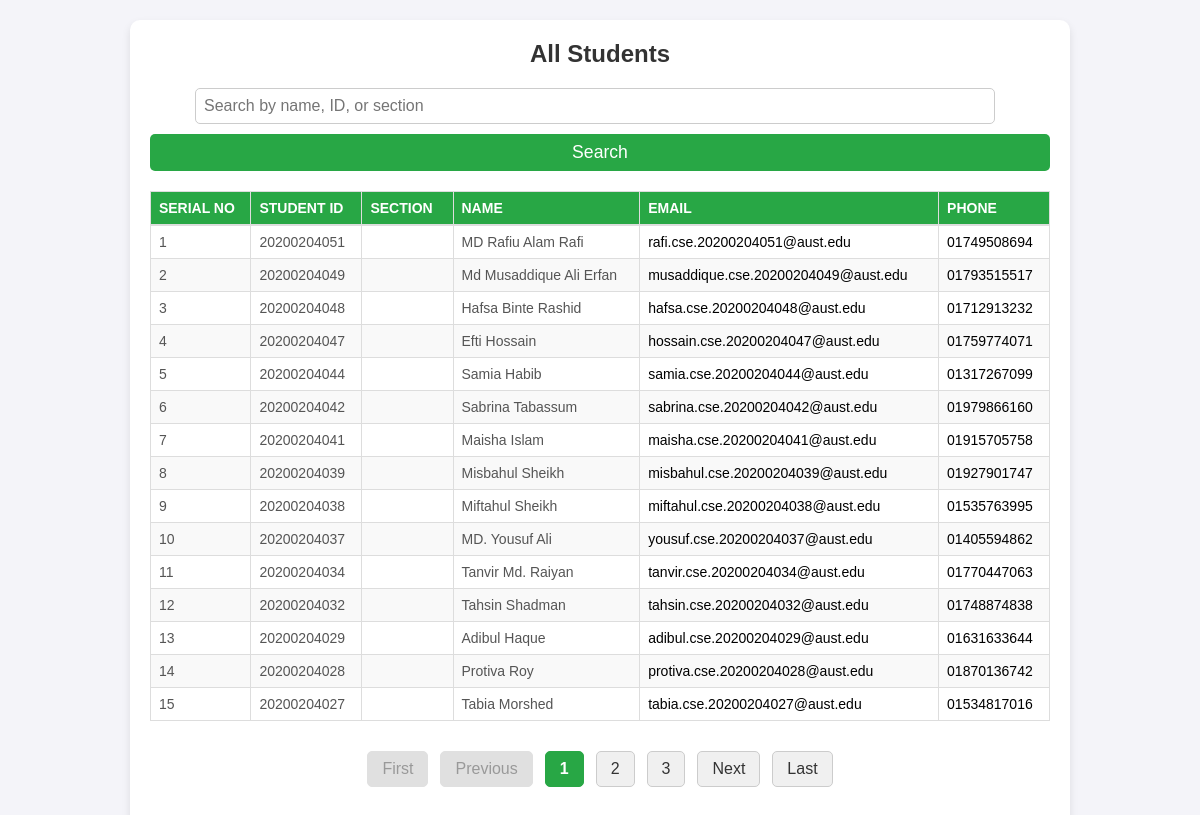
The app's page /student-list.php, older data.
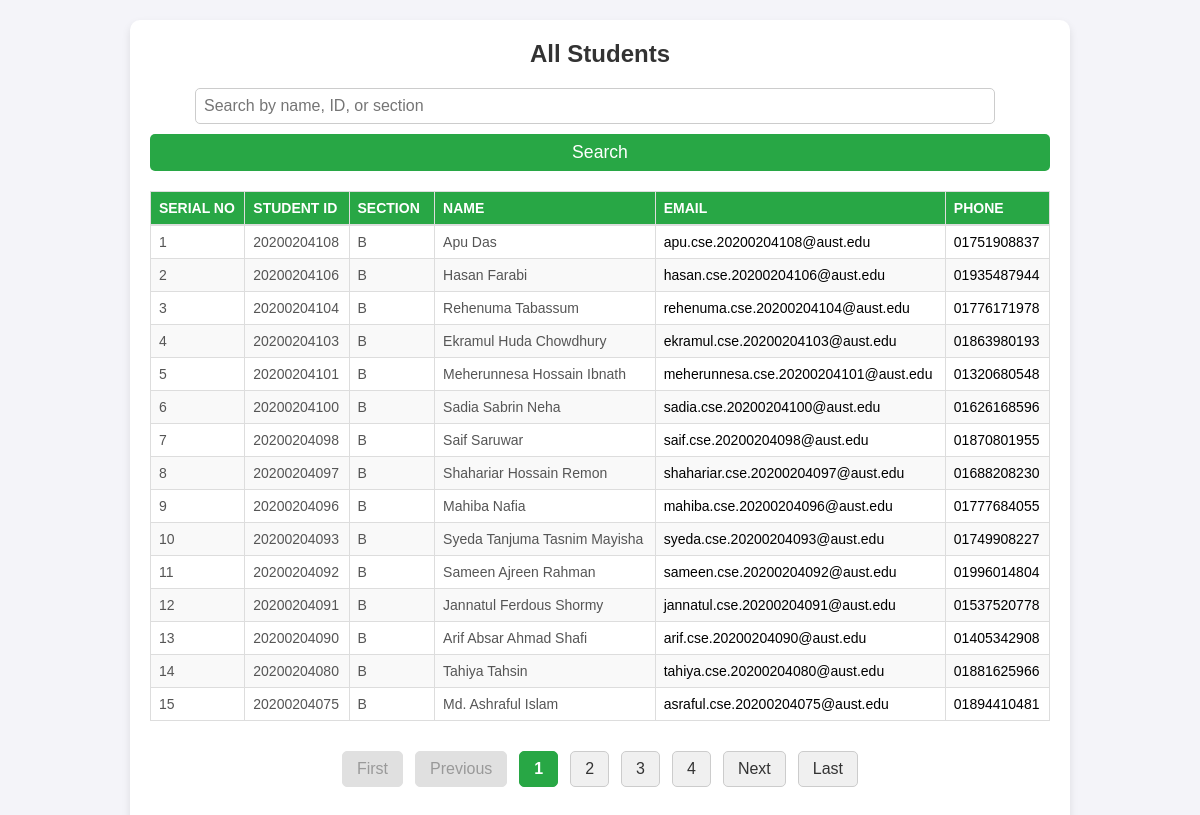
The same page, newer data.
### tables this page shows
CREATE TABLE `students` (
  `id` int NOT NULL,
  `student_id` varchar(20) NOT NULL,
  `name` varchar(100) NOT NULL,
  `phone_number` varchar(20) NOT NULL,
  `email` varchar(100) NOT NULL,
  `section` varchar(250) DEFAULT NULL
);

### student-list.php (the view, shortened to what the changed rows need)
<?php
include 'db.php';
$limit = 15;
$page = isset($_GET['page']) && is_numeric($_GET['page']) ? (int)$_GET['page'] : 1;
$offset = ($page - 1) * $limit;
$sortColumn = isset($_GET['sort']) && in_array($_GET['sort'], ['section']) ? $_GET['sort'] : 'student_id';
$sortOrder = isset($_GET['order']) && in_array($_GET['order'], ['asc', 'desc']) ? $_GET['order'] : 'desc';
$newSortOrder = ($sortOrder === 'asc') ? 'desc' : 'asc';
$searchQuery = isset($_GET['search']) ? trim($_GET['search']) : '';
$totalQuery = "SELECT COUNT(*) FROM students WHERE
    name LIKE :search OR
    student_id LIKE :search OR
    section LIKE :search";
$totalStmt = $conn->prepare($totalQuery);
$totalStmt->bindValue(':search', '%' . $searchQuery . '%', PDO::PARAM_STR);
$totalStmt->execute();
$totalStudents = $totalStmt->fetchColumn();
$totalPages = ceil($totalStudents / $limit);
$studentsQuery = "SELECT * FROM students
    WHERE name LIKE :search OR
          student_id LIKE :search OR
          section LIKE :search
    ORDER BY $sortColumn $sortOrder
    LIMIT :limit OFFSET :offset";
$studentsStmt = $conn->prepare($studentsQuery);
$studentsStmt->bindValue(':search', '%' . $searchQuery . '%', PDO::PARAM_STR);
$studentsStmt->bindValue(':limit', $limit, PDO::PARAM_INT);
$studentsStmt->bindValue(':offset', $offset, PDO::PARAM_INT);
$studentsStmt->execute();
$students = $studentsStmt->fetchAll();
?>
<!DOCTYPE html>
<html lang="en">
<head>
    <link rel="stylesheet" href="style.css">
</head>
<body>
    <div class="students-list">
        <h2>All Students</h2>
        <table class="students-table">
            <thead>
                <tr>
                    <th>Serial No</th>
                    <th>Student ID</th>
                    <th>
                        <a href="?sort=section&order=<?= $newSortOrder ?>&search=<?= htmlspecialchars($searchQuery) ?>" class="sortable">
                            <span class="section-title">Section</span>
                        </a>
                    </th>
                    <th>Name</th>
                    <th>Email</th>
                    <th>Phone</th>
                </tr>
            </thead>
            <tbody>
                <?php if (empty($students)): ?>
                    <tr>
                        <td colspan="6" class="no-data">No students found.</td>
                    </tr>
                <?php else: ?>
                    <?php $count = $offset + 1; ?>
                    <?php foreach ($students as $student): ?>
                        <tr>
                            <td><?= $count++ ?></td>
                            <td><?= htmlspecialchars($student['student_id'] ?? '') ?></td>
                            <td><?= htmlspecialchars($student['section'] ?? '') ?></td>
                            <td><?= htmlspecialchars($student['name'] ?? '') ?></td>
                            <td>
                                <a href="mailto:<?= htmlspecialchars($student['email'] ?? '') ?>">
                                    <?= htmlspecialchars($student['email'] ?? '') ?>
                                </a>
                            </td>
                            <td>
                                <?php
                                $phoneNumber = isset($student['phone_number']) && !empty($student['phone_number'])
                                    ? '0' . ltrim(htmlspecialchars($student['phone_number']), '0')
                                    : 'N/A';
                                ?>
                                <?php if ($phoneNumber !== 'N/A'): ?>
                                    <a href="https://wa.me/<?= ltrim($phoneNumber, '0') ?>" target="_blank">
                                        <?= $phoneNumber ?>
                                    </a>
                                <?php else: ?>
                                    N/A
                                <?php endif; ?>
                            </td>
                        </tr>
                    <?php endforeach; ?>
                <?php endif; ?>
            </tbody>
        </table>
        <div class="pagination">
            <a href="?page=1&sort=<?= $sortColumn ?>&order=<?= $sortOrder ?>&search=<?= htmlspecialchars($searchQuery) ?>" class="<?= $page === 1 ? 'disabled' : '' ?>">First</a>
            <a href="?page=<?= max(1, $page - 1) ?>&sort=<?= $sortColumn ?>&order=<?= $sortOrder ?>&search=<?= htmlspecialchars($searchQuery) ?>" class="<?= $page === 1 ? 'disabled' : '' ?>">Previous</a>
            <?php for ($i = 1; $i <= $totalPages; $i++): ?>
                <a href="?page=<?= $i ?>&sort=<?= $sortColumn ?>&order=<?= $sortOrder ?>&search=<?= htmlspecialchars($searchQuery) ?>" class="<?= $i === $page ? 'active' : '' ?>"><?= $i ?></a>
            <?php endfor; ?>
            <a href="?page=<?= min($totalPages, $page + 1) ?>&sort=<?= $sortColumn ?>&order=<?= $sortOrder ?>&search=<?= htmlspecialchars($searchQuery) ?>" class="<?= $page === $totalPages ? 'disabled' : '' ?>">Next</a>
            <a href="?page=<?= $totalPages ?>&sort=<?= $sortColumn ?>&order=<?= $sortOrder ?>&search=<?= htmlspecialchars($searchQuery) ?>" class="<?= $page === $totalPages ? 'disabled' : '' ?>">Last</a>
        </div>
    </div>
</body>
</html>

Row changes from the older to the newer data that the page shows:
no longer on this page (row edited): students: student "20200204051", name "MD Rafiu Alam Rafi", email "rafi.cse.20200204051@aust.edu", phone_number "01749508694"
no longer on this page (row edited): students: student "20200204049", name "Md Musaddique Ali Erfan", email "musaddique.cse.20200204049@aust.edu", phone_number "01793515517"
no longer on this page (row edited): students: student "20200204048", name "Hafsa Binte Rashid", email "hafsa.cse.20200204048@aust.edu", phone_number "01712913232"
no longer on this page (row edited): students: student "20200204047", name "Efti Hossain", email "hossain.cse.20200204047@aust.edu", phone_number "01759774071"
no longer on this page (row edited): students: student "20200204044", name "Samia Habib", email "samia.cse.20200204044@aust.edu", phone_number "01317267099"
no longer on this page (row edited): students: student "20200204042", name "Sabrina Tabassum", email "sabrina.cse.20200204042@aust.edu", phone_number "01979866160"
no longer on this page (row edited): students: student "20200204041", name "Maisha Islam", email "maisha.cse.20200204041@aust.edu", phone_number "01915705758"
no longer on this page (row edited): students: student "20200204039", name "Misbahul Sheikh", email "misbahul.cse.20200204039@aust.edu", phone_number "01927901747"
no longer on this page (row edited): students: student "20200204038", name "Miftahul Sheikh", email "miftahul.cse.20200204038@aust.edu", phone_number "01535763995"
no longer on this page (row edited): students: student "20200204037", name "MD. Yousuf Ali", email "yousuf.cse.20200204037@aust.edu", phone_number "01405594862"
no longer on this page (row edited): students: student "20200204034", name "Tanvir Md. Raiyan", email "tanvir.cse.20200204034@aust.edu", phone_number "01770447063"
no longer on this page (row edited): students: student "20200204032", name "Tahsin Shadman", email "tahsin.cse.20200204032@aust.edu", phone_number "01748874838"
no longer on this page (row edited): students: student "20200204029", name "Adibul Haque", email "adibul.cse.20200204029@aust.edu", phone_number "01631633644"
no longer on this page (row edited): students: student "20200204028", name "Protiva Roy", email "protiva.cse.20200204028@aust.edu", phone_number "01870136742"
no longer on this page (row edited): students: student "20200204027", name "Tabia Morshed", email "tabia.cse.20200204027@aust.edu", phone_number "01534817016"
added students: student "20200204108", section "B", name "Apu Das", email "apu.cse.20200204108@aust.edu", phone_number "01751908837"
added students: student "20200204106", section "B", name "Hasan Farabi", email "hasan.cse.20200204106@aust.edu", phone_number "01935487944"
added students: student "20200204104", section "B", name "Rehenuma Tabassum", email "rehenuma.cse.20200204104@aust.edu", phone_number "01776171978"
added students: student "20200204103", section "B", name "Ekramul Huda Chowdhury", email "ekramul.cse.20200204103@aust.edu", phone_number "01863980193"
added students: student "20200204101", section "B", name "Meherunnesa Hossain Ibnath", email "meherunnesa.cse.20200204101@aust.edu", phone_number "01320680548"
added students: student "20200204100", section "B", name "Sadia Sabrin Neha", email "sadia.cse.20200204100@aust.edu", phone_number "01626168596"
added students: student "20200204098", section "B", name "Saif Saruwar", email "saif.cse.20200204098@aust.edu", phone_number "01870801955"
added students: student "20200204097", section "B", name "Shahariar Hossain Remon", email "shahariar.cse.20200204097@aust.edu", phone_number "01688208230"
added students: student "20200204096", section "B", name "Mahiba Nafia", email "mahiba.cse.20200204096@aust.edu", phone_number "01777684055"
added students: student "20200204093", section "B", name "Syeda Tanjuma Tasnim Mayisha", email "syeda.cse.20200204093@aust.edu", phone_number "01749908227"
added students: student "20200204092", section "B", name "Sameen Ajreen Rahman", email "sameen.cse.20200204092@aust.edu", phone_number "01996014804"
added students: student "20200204091", section "B", name "Jannatul Ferdous Shormy", email "jannatul.cse.20200204091@aust.edu", phone_number "01537520778"
added students: student "20200204090", section "B", name "Arif Absar Ahmad Shafi", email "arif.cse.20200204090@aust.edu", phone_number "01405342908"
added students: student "20200204080", section "B", name "Tahiya Tahsin", email "tahiya.cse.20200204080@aust.edu", phone_number "01881625966"
added students: student "20200204075", section "B", name "Md. Ashraful Islam", email "asraful.cse.20200204075@aust.edu", phone_number "01894410481"
Text that changed along with them:
new list line: "4"
